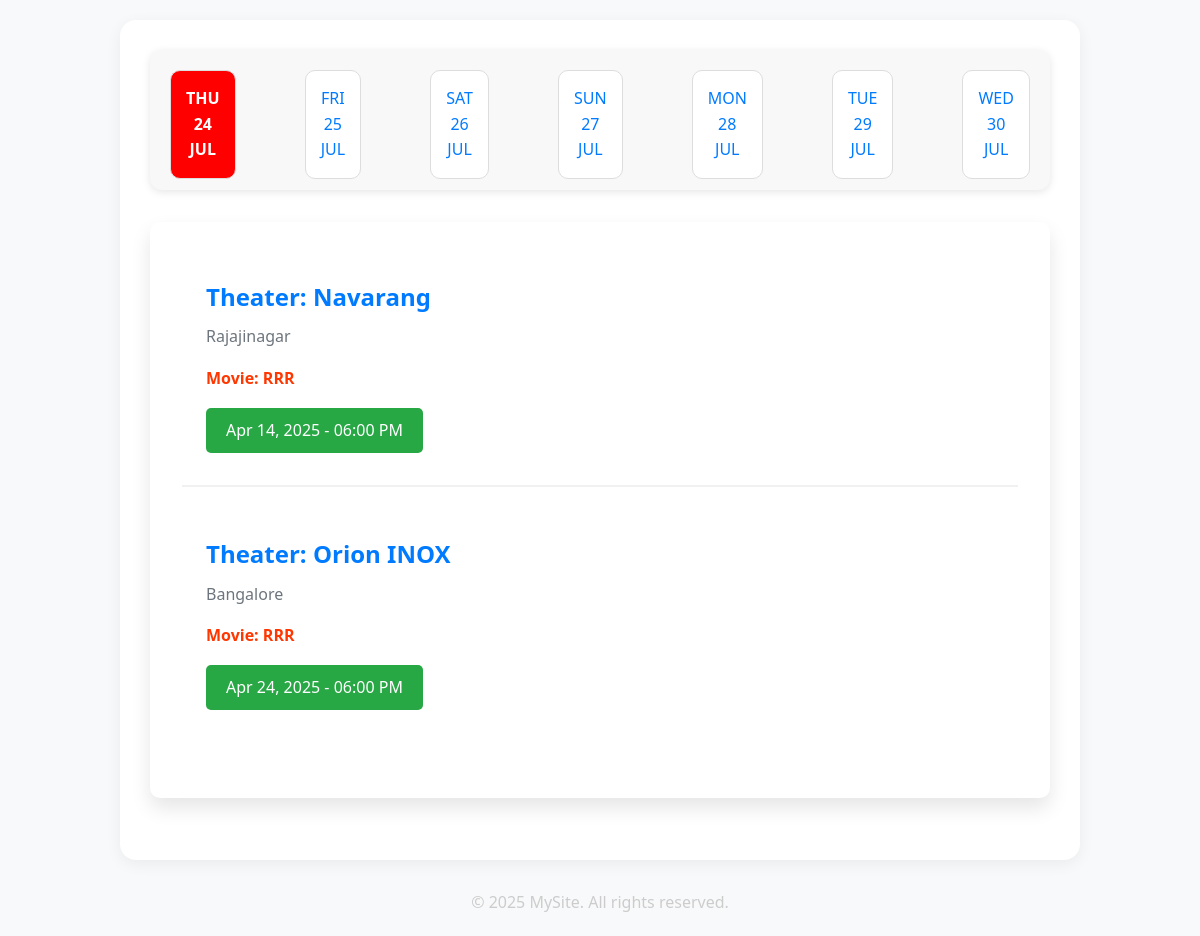
The app's page /Theater_show_time/RRR/ with its own data.
### theater/models.py (models this page shows, shortened)
class Showtimes(models.Model):
    movie = models.ForeignKey(Movies, on_delete=models.SET_NULL, null=True, blank=True)
    theater = models.ForeignKey(Theatre, on_delete=models.CASCADE)
    show_time = models.DateTimeField()
    screen_number = models.BigIntegerField(null=True, blank=True)

class Theatre(models.Model):
    name=models.CharField(max_length=100)
    city=models.CharField(max_length=100)
    address=models.CharField(max_length=2000)
    manager=models.ForeignKey(User, on_delete=models.SET_NULL,null=True,blank=True)

### movies/models.py (models this page shows, shortened)
class Movies(models.Model):
    movie_id=models.AutoField(primary_key=True)
    title = models.CharField(max_length=100)
    genre = models.CharField(max_length=100,choices=genres)
    language = models.CharField(max_length=100,choices=languages)
    synopsis = models.TextField()
    cast = models.TextField()
    movie_image = models.ImageField(upload_to='movie_images/',null=True,blank=True)
    duration_minutes = models.IntegerField()
    release_date=models.DateField()
    trailer_url = models.CharField(max_length=100,null=True,blank=True)
    status = models.CharField(max_length=100,null=True,blank=True)
    slug = models.CharField(max_length=1000,null=True,blank=True)

### bookings/views.py (the view)
# urls.py: path('Theater_show_time/<slug:slug>/', views.Theatre_show_time, name='show_time'),
def Theatre_show_time(request, slug):
    today = datetime.today().date()
    start_date = today
    week = [{
        'name': (start_date + timedelta(days=i)).strftime("%a").upper(),
        'day': (start_date + timedelta(days=i)).day,
        'month': (start_date + timedelta(days=i)).strftime("%b").upper(),
        'date': start_date + timedelta(days=i),
        'slug': slug,
    } for i in range(7)]
    try:
        movie = Movies.objects.get(slug=slug)
        theater_showtimes = [
            Showtimes.objects.filter(movie=movie, theater=theatre).order_by('show_time')
            for theatre in Theatre.objects.all() if Showtimes.objects.filter(movie=movie, theater=theatre).exists()
        ]
        context = {
            'theater_showtimes': theater_showtimes,
            'week': week,
            'today': today,
            'slug': slug,
        }
        return render(request, 'theater/theater_showtimes_list.html', context)
    except Movies.DoesNotExist:
        return render(request, 'movies/404.html')

### templates/theater/theater_showtimes_list.html (shortened to what this page needs)
{% extends 'base.html' %}
{% load static %}
{% block content %}
{% include 'booking/calendar_widget.html' with slug=slug %}
<div class="showtimes-container">
  {% for showtime_list in theater_showtimes %}
      {% if showtime_list %}
          <div class="theater-box">
              <h3 class="theater-name">Theater: {{ showtime_list.0.theater.name }}</h3>
               <p class="theater-address">{{ showtime_list.0.theater.address }}</p>
               <p class="movie-title">Movie: {{ showtime_list.0.movie.title }}</p>
              {% for show in showtime_list %}
              <a href="{% url 'seat_selection' show.id %}" class="showtime" aria-label="Showtime at {{ show.show_time|date:'h:i A' }}">
                {{ show.show_time|date:"M d, Y - h:i A" }}
              </a>
              {% endfor %}
          </div>
      {% endif %}
  {% empty %}
      <p>No showtimes available for this movie on this date.</p>
  {% endfor %}
</div>
{% endblock %}

### templates/base.html (style rules this page uses)
* { margin: 0; padding: 0; box-sizing: border-box; }
body { font-family: 'Inter', sans-serif; background: #09090a; color: #333; line-height: 1.6; padding: 20px; }
h1, h2, h3 { color: #ffffff; }
a { color: #007bff; text-decoration: none; }

### templates/theater/theater_showtimes_list.html (style rules this page uses)
body { font-family: 'Segoe UI', Tahoma, Geneva, Verdana, sans-serif; background: #f8f9fa; margin: 0; padding: 0; }
.showtimes-container { max-width: 900px; margin: 2rem auto; background: #fff; padding: 2rem; border-radius: 10px; box-shadow: 0 10px 20px rgba(0, 0, 0, 0.1); }
.theater-box { padding: 1.5rem; border-bottom: 2px solid #f1f1f1; margin-bottom: 1.5rem; }
.theater-box:last-child { border-bottom: none; }
.theater-name { font-size: 1.5rem; font-weight: 700; color: #007bff; margin-bottom: 0.5rem; }
.theater-address { font-size: 1rem; color: #6c757d; margin-bottom: 1rem; }
.showtime { display: inline-block; margin: 0.5rem 1rem 0.5rem 0; padding: 10px 20px; font-size: 1rem; font-weight: 500; background-color: #28a745; color: white; border-radius: 5px; text-align: center; text-decoration: none; transition: all 0.3s ease; }
.movie-title { font-size: 1rem; font-weight: 700; color: #ff3700; margin-bottom: 0.5rem; }

### records on screen
Showtimes: theater.name "Navarang", theater.address "Rajajinagar", movie.title "RRR", show_time "Apr 14, 2025 - 06:00 PM"
Showtimes: theater.name "Orion INOX", theater.address "Bangalore", movie.title "RRR", show_time "Apr 24, 2025 - 06:00 PM"

### other values on screen
{{ day.name }} "THU" "FRI" "SAT" "SUN" "MON" "TUE" "WED"
{{ day.day }} "24" "25" "26" "27" "28" "29" "30"
{{ day.month }} "JUL" "JUL" "JUL" "JUL" "JUL" "JUL" "JUL"
